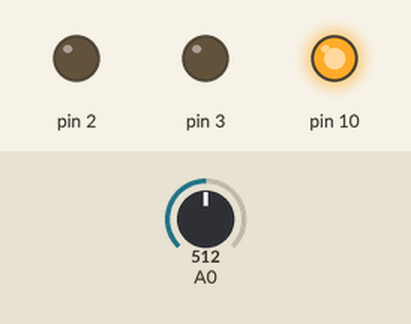
A sketch run on a simulated Arduino Uno, built with avr-gcc and run on an emulated ATmega328P. Parts: output pins drawn as LEDs (lit = HIGH). The inputs (shaded band) are chosen by the test bench; at power-on: A0 = 512. No radio packets arrive unless stated.

Above: at 1.2 s.
1.3 s: A0 set to 541
2.8 s: A0 set to 563
At 4.0 s:
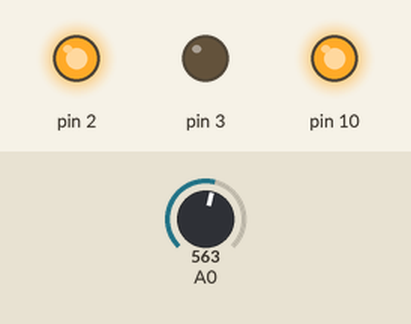
4.3 s: A0 set to 44
5.8 s: A0 set to 38
At 6.4 s:
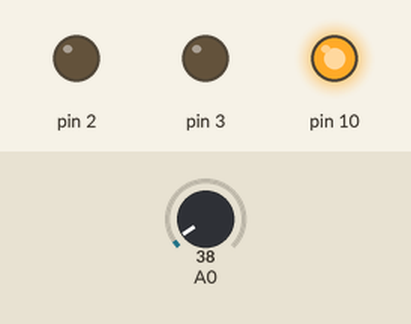
7.3 s: A0 set to 122
At 8.7 s:
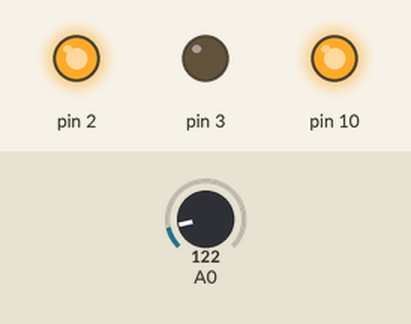
Timing chart, 0 to 9.8 s (numbered marks = the images above; inputs shaded):
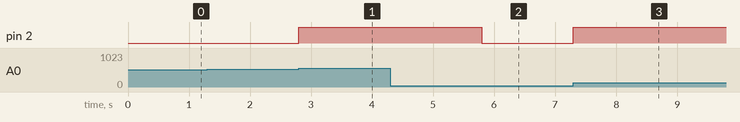

The sketch:

alici3.ino
```cpp
#include <RF24Network.h>
#include <RF24.h>
#include <SPI.h>


RF24 radio(7, 8);
RF24Network network(radio);
const uint16_t this_node = 03;
const uint16_t master00 = 00;
const unsigned long interval = 50;
unsigned long last_sent;


byte motor3 =0 ;
byte gazsensoru = 0;

void setup() {
  Serial.begin(9600);
  SPI.begin();
  radio.begin();
  network.begin(90, this_node);
  radio.setDataRate(RF24_2MBPS);
  pinMode(2,1);

}
void loop() {

  network.update();
  //===== Yayını alma =====//

  while ( network.available() ) {
    RF24NetworkHeader header;
    network.read(header, &motor3, sizeof(motor3));
   }

    //===== Veri İşlemleri =====//
    gazsensoru = analogRead(A0);
    if( gazsensoru > 40 )
    {
      motor3 = 0;
      digitalWrite(2,1);
    }
    else digitalWrite(2,0);
    analogWrite(3,map(motor3,0,100,0,255));


//    Serial.print("GAZ=");
//    Serial.print(gazsensoru );
//    Serial.print("  MOTOR3=");
//    Serial.println( motor3 );

   //===== Yayını Gönderme =====//

    unsigned long now = millis();
    if (now - last_sent >= interval) {
    last_sent = now;

    RF24NetworkHeader header(master00);
    bool ok = network.write(header, &gazsensoru, sizeof(gazsensoru));
    }
}
```

Measured:
- the behaviour switches between 552 and 553 on A0 (found by bisection; images 0 and 1)
- the behaviour switches between 41 and 40 on A0 (found by bisection; images 1 and 2)
- after the input at 1.3 s, every drawn part: stays the same
- after the input at 2.8 s, pin 2: LOW → HIGH at once
- after the input at 4.3 s, every drawn part: stays the same
- after the input at 5.8 s, pin 2: HIGH → LOW at once
- after the input at 7.3 s, pin 2: LOW → HIGH at once
